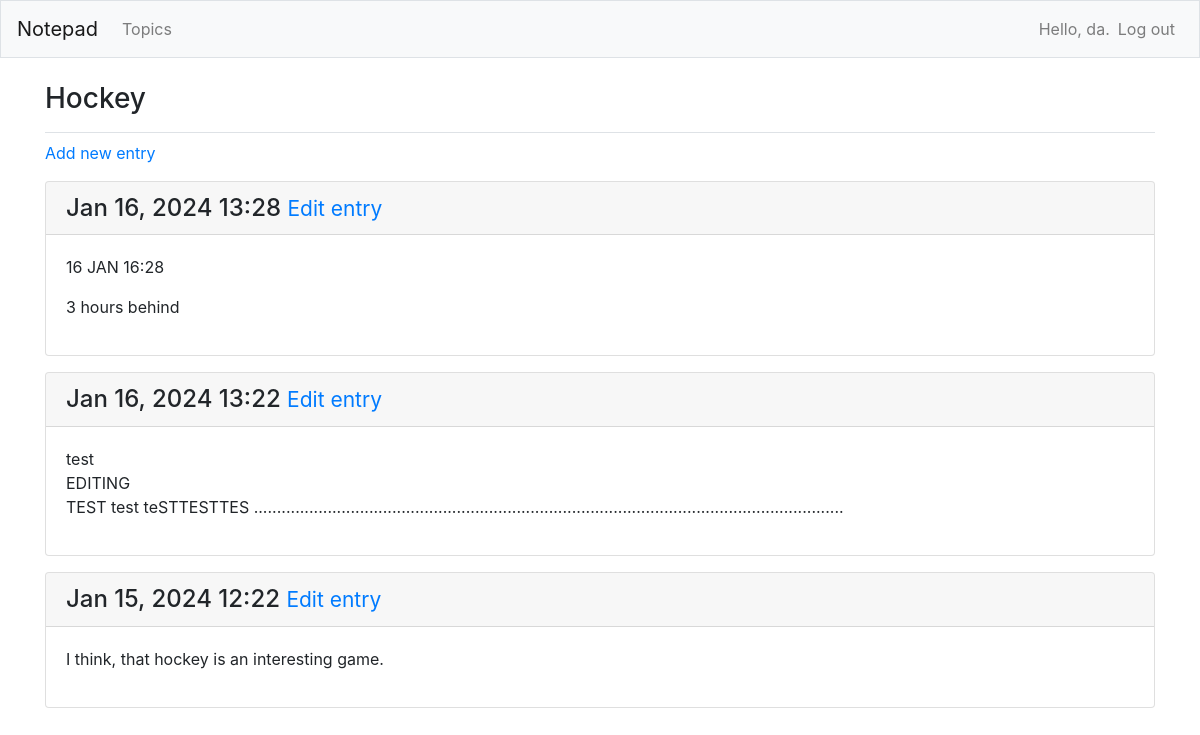
Page /topics/4/ (signed in) on the committed database.
### notepad/models.py (models this page shows, shortened)
class Topic(models.Model):
    text = models.CharField(max_length=200)
    date_added = models.DateTimeField(auto_now_add=True)
    owner = models.ForeignKey(User, on_delete=models.CASCADE)
    def __str__(self):
        return self.text

class Entry(models.Model):
    topic = models.ForeignKey(Topic, on_delete=models.CASCADE)
    text = models.TextField()
    date_added = models.DateTimeField(auto_now_add=True)
    class Meta:
        verbose_name_plural = "entries"

### notepad/views.py (the view)
# urls.py: path('topics/<int:topic_id>/', views.topic, name='topic'),
@login_required
def topic(request, topic_id):
    topic = Topic.objects.get(id=topic_id)
    check_topic_owner(request, topic)
    entries = topic.entry_set.order_by('-date_added')
    context = {'topic': topic, 'entries': entries}
    return render(request, 'notepad/topic.html', context)

### notepad/views.py (called while the page is built)
def check_topic_owner(request, topic):
    if topic.owner != request.user:
        raise Http404

### notepad/templates/notepad/topic.html (shortened to what this page needs)
<!DOCTYPE html>
<html lang="en">
<head>
</head>
<body>
{% extends "notepad/base.html" %}
{% block page_header %}
<h3>{{ topic }}</h3>
{% endblock page_header %}
{% block content %}
<p>
  <a href="{% url 'notepad:new_entry' topic.id %}">Add new entry</a>
</p>
    {% for entry in entries %}
      <div class="card mb-3">
        <h4 class="card-header">
        {{ entry.date_added|date:'M d, Y H:i' }}
          <small><a href="{% url 'notepad:edit_entry' entry.id %}">Edit entry</a></small>
      </h4>
        <div class="card-body">
          {{ entry.text|linebreaks }}
        </div>
      </div>
    {% empty %}
      <p>There are no entries for this topic yet</p>
    {% endfor %}
{% endblock content %}

### notepad/templates/notepad/base.html (shortened to what this page needs)
{% load bootstrap4 %}
<!DOCTYPE html>
<html lang="en">
<head>
  {% bootstrap_css %}
</head>
<body>
  <nav class="navbar navbar-expand-md navbar-light bg-light mb-4 border">
       <a class="navbar-brand" href="{% url 'notepad:index' %}">Notepad</a>
  <div class="collapse navbar-collapse" id="navbarCollapse">
    <ul class="navbar-nav mr-auto">
      <li class="nav-item">
        <a class="nav-link" href="{% url 'notepad:topics' %}">Topics</a></li>
    </ul>
    <ul class="navbar-nav ml-auto">
      {% if user.is_authenticated %}
      <li class="nav-item">
      <span class="navbar-text">Hello, {{ user.username }}.</span>
      </li>
      <li class="nav-item">
      <a class="nav-link" href="{% url 'users:logout' %}">Log out</a>
      </li>
      {% else %}
      <li class="nav-item">
      <a class="nav-link" href="{% url 'users:register' %}">Register</a>
      </li>
      <li class="nav-item">
        <a class="nav-link" href="{% url 'users:login' %}">Log in</a></li>
      {% endif %}
    </ul>
  </div>
  </nav>
<main role="main" class="container">
  <div class="pb-2 mb-2 border-bottom">
    {% block page_header %}{% endblock page_header %}
  </div>
  <div>
    {% block content %}{% endblock content %}
  </div>
</main>
</body>
</html>

### rows in the picture
Topic: text "Hockey"
Entry: date_added "Jan 16, 2024 13:28", text "16 JAN 16:28 3 hours behind"
Entry: date_added "Jan 16, 2024 13:22", text "test EDITING TEST test teSTTESTTES ................................................................................................................................"
Entry: date_added "Jan 15, 2024 12:22", text "I think, that hockey is an interesting game."

### other values in the picture
{{ user.username }} "da"
